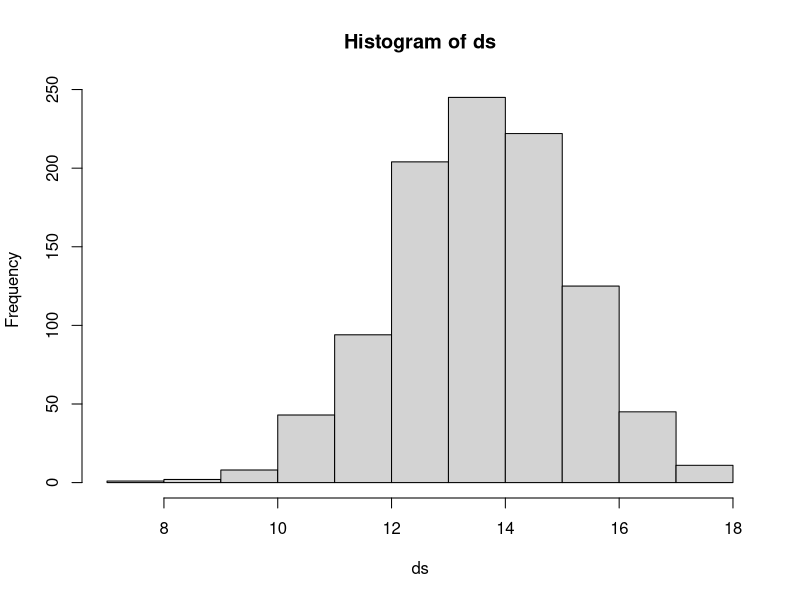
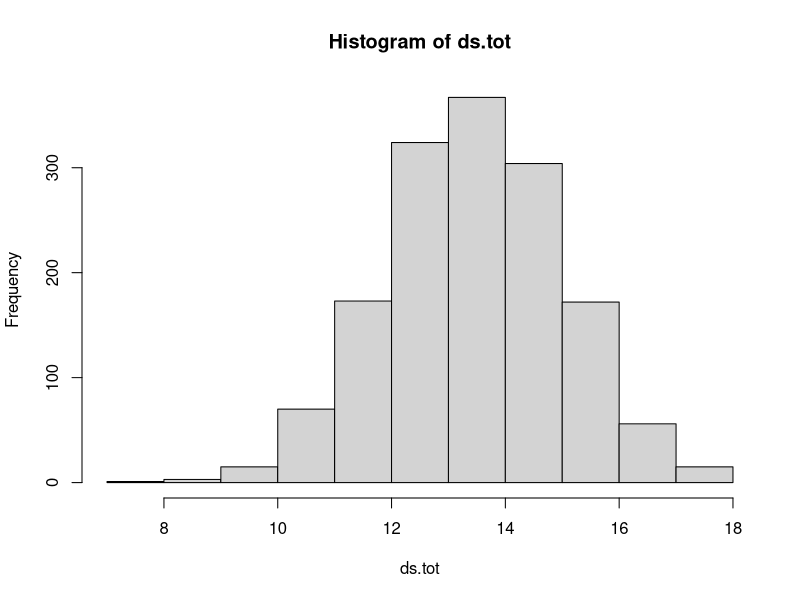

Here is the R script that generated these plots, in order: (Note: this script raises an error after producing the figures.)
library(tidyverse)

# soit le scénario Chênaie continentale p 199, classe de fertilité 2 (bonne fertilité) 
# output directory
outdir <- "8_Simulations/3_evenagedoaksardin/"

age = 36
nha_post = 1000
nha_pre = 1500 
delta = 0.5 #the first thinning do not modify dmoy if delta = 0
gha = 14.7
sigma = 1.5 # arbitrary

# computations
dg = sqrt(gha/nha_post*4/pi)*100;dg
dmoy = sqrt(dg^2-sigma^2)

# generate a distribution
ds <- truncnorm::rtruncnorm(n=nha_post, mean=dmoy, sd=sigma,a=7) #bounded normal distribution
hist(ds)
gha2 <- sum((ds/200)^2*pi);gha2 # resulting basal area is approximately the same
nha2 <- length(ds);nha2
dg2 <- sqrt(gha2/nha2*4/pi)*100;dg2

ds2 <- truncnorm::rtruncnorm(n=nha_pre-nha_post, mean=dmoy-delta, sd=sigma,a=7) # bounded normal distribution, thinning from below (slightly)
ds.tot <- c(ds,ds2)
hist(ds.tot)
sum((ds.tot/100)^2*pi/4) #looks ok (basal area before thinning)


# build a tree table
TreeTable <- data.frame(Tree_Ids=1:length(ds.tot),SpCode=3,D=ds.tot#X=xy$x,Y=xy$y,Z=0,D=ds,H="NA",
                        #CBH="NA",CR="NA",Age=age,Quality="B",TreMs = "(0,0,0,0,0,0,0,0,0,0,0)",
                        #LifeStage = "alive")%>%
                        )%>%
  mutate(D = round(D, digits=1))

treeClass<-TreeTable%>%
  mutate(girth = D*pi)%>%
  mutate(girthClass = floor(girth/10)*10+5)%>%
  group_by(girthClass)%>%
  summarise(n = n())%>%
  mutate(sp = "CH")%>%
  select(sp,girthClass,n)


### generate also WALSI inventory
keywords<-list()%>%
  bind_rows(tibble(keyword = "standName", value = "evenaged"))%>%
  bind_rows(tibble(keyword = "inventoryDate", value =  paste(2000 + age)))%>%
  bind_rows(tibble(keyword = "standArea_ha", value = "1"))%>%
  bind_rows(tibble(keyword = "altitude", value = "300"))%>%
  bind_rows(tibble(keyword = "classWidth", value = "10"))%>%
  bind_rows(tibble(keyword = "naturalRegion", value = "5"))%>%
  bind_rows(tibble(keyword = "soilWaterHoldingCapacity_mm", value = "83"))%>%
  bind_rows(tibble(keyword = "polygon", value = "MULTIPOLYGON (((0 0,100 0,100 100,0 100)))"))

fileConn<-file(paste0(outdir,"inventory.inv"))

# keywords
keywordlines<-c()
for(i in 1:nrow(keywords)){
  line = paste(keywords$keyword[i],"=",keywords$value[i])
  keywordlines<-c(keywordlines,line)
}

# trees
Tree_title <- paste0("#",paste(names(treeClass),collapse="\t"))
Tree_lines <- c()

for(r in 1:nrow(treeClass)){
  line<- paste(treeClass[r,],collapse="\t")
  Tree_lines<-c(Tree_lines,line)
}   

alllines<-c(keywordlines,"\n",Tree_title,Tree_lines)

writeLines(alllines, fileConn)
close(fileConn)
  
